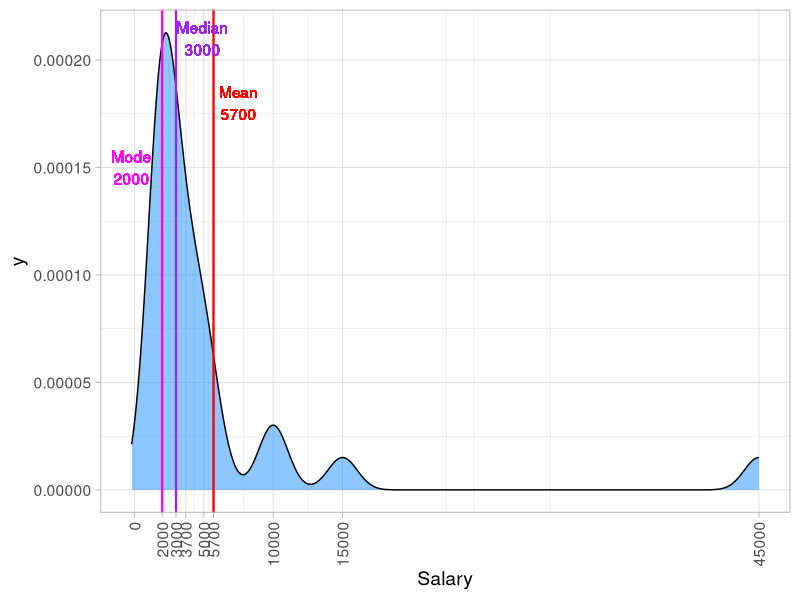
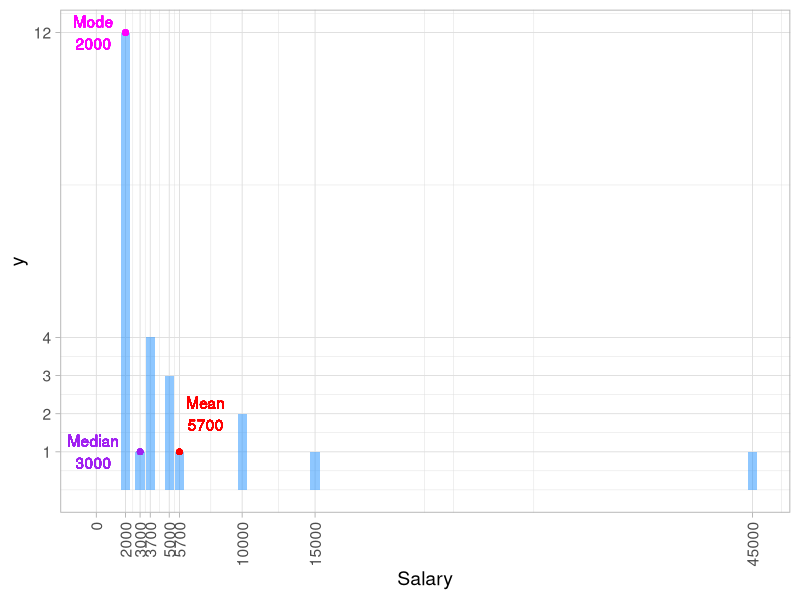
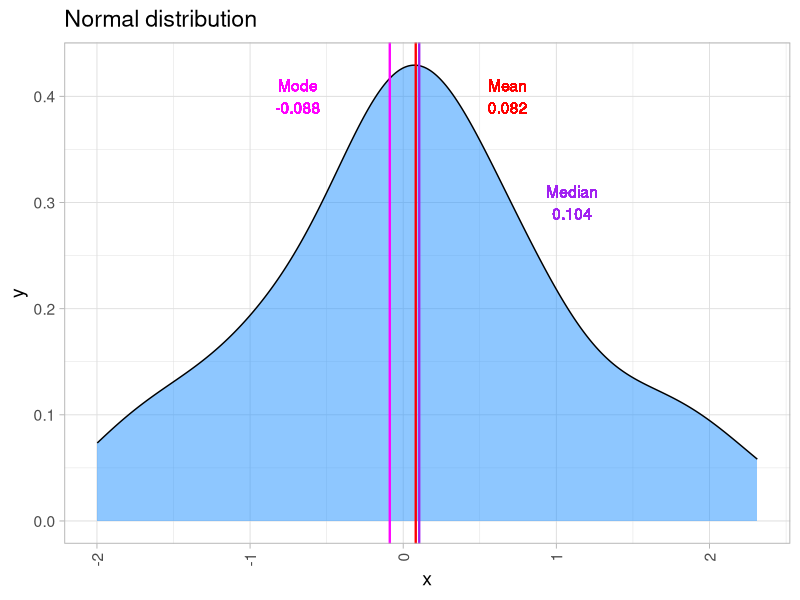
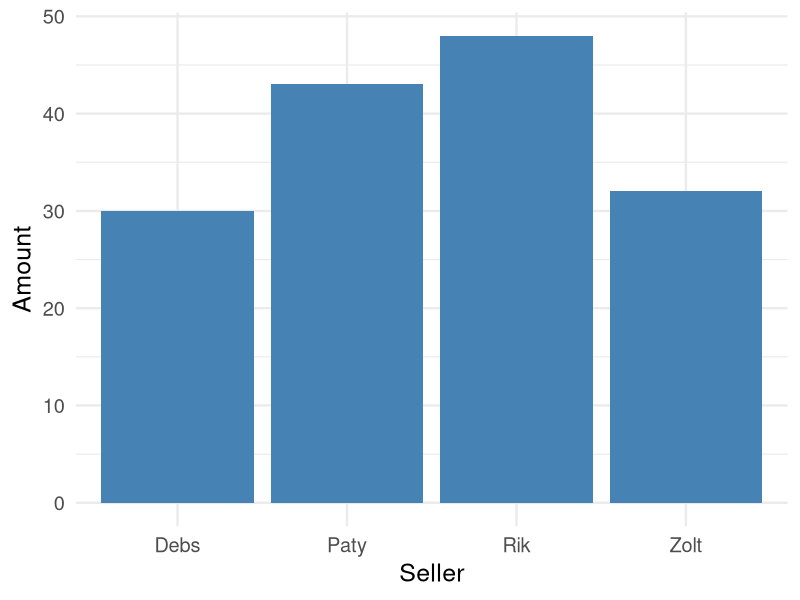
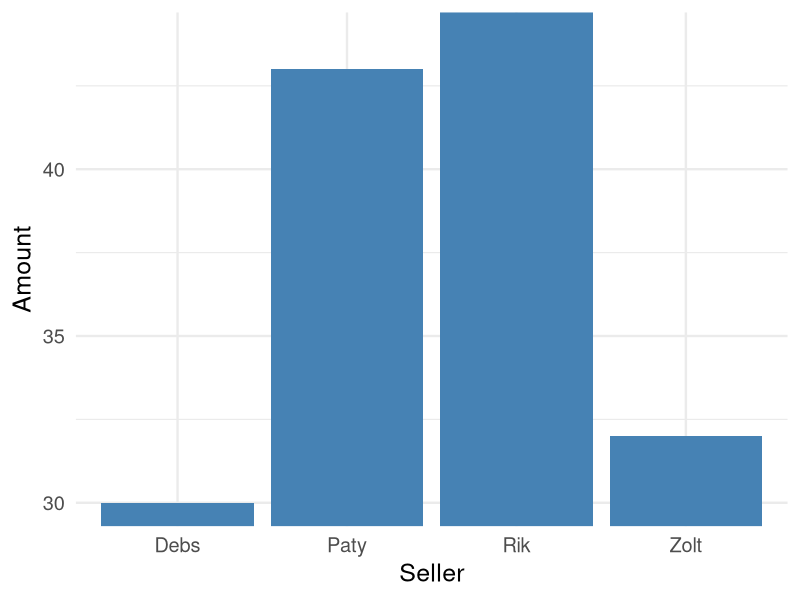
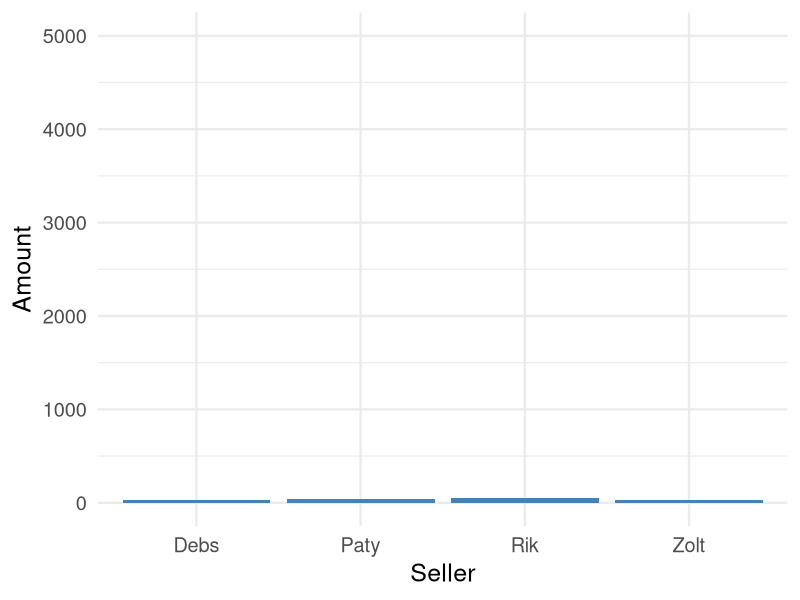

These figures' R source, in order:
## ---- chunk 1
df <- data.frame(
Salary= c("45,000", "15,000", "10,000", "5,700", "5,000", "3,700", "3,000", "2,000"),
Employees= c(1, 1, 2, 1, 3, 4, 1, 12),
Mean= c("", "", "", "(Mean)", "", "", "(Median)", "(Mode)")
)
## ---- chunk 2
# install.packages("kableExtra") ### https://stackoverflow.com/a/47184530/14361772
library(knitr)
library(kableExtra)
df |>  
  kable("html") |>
  kable_styling(font_size = 28)
## ---- chunk 3
df <- data.frame(
Salary= c(rep(45000, 1), 
          rep(15000, 1), 
          rep(10000, 2), 
          rep(5700, 1), 
          rep(5000, 3), 
          rep(3700, 4), 
          rep(3000, 1), 
          rep(2000, 12)),
Employees= c(rep(1, 1), 
             rep(1, 1), 
             rep(2, 2), 
             rep(1, 1), 
             rep(3, 3), 
             rep(4, 4), 
             rep(1, 1), 
             rep(12, 12))
)

# Filled Density Plot
# d <- density(df$Salary)
# plot(d, main="Kernel Density of Miles Per Gallon")

s.maen <- mean(df$Salary)
s.median <- median(df$Salary)
# mode
getmode <- function(v) {
   uniqv <- unique(v)
   uniqv[which.max(tabulate(match(v, uniqv)))]
}
# Calculate the mode
s.mode <- getmode(df$Salary)

## ---- chunk 4
library(ggplot2)
df |> 
  ggplot(aes(x=Salary)) +
  geom_density(fill="dodgerblue", alpha=0.5) +
  geom_vline(xintercept= s.maen, linewidth= 0.8, color="red") + 
  geom_text(aes(x=s.maen + 1800, y= 0.00018, label=paste0("Mean\n", s.maen)), color="red") +
  geom_vline(xintercept= s.median, linewidth= 0.8, color="purple") +
  geom_text(aes(x=s.median + 1900, y= 0.00021, label=paste0("Median\n", s.median)), color="purple") +
  geom_vline(xintercept= s.mode, linewidth= 0.8, color="magenta") + 
  geom_text(aes(x=s.mode - 2200, y= 0.00015, label=paste0("Mode\n", s.mode)), color="magenta") + 
  scale_x_continuous(breaks= c(0, unique(df$Salary))) + 
  guides(x =  guide_axis(angle = 90)) + 
  theme_light(base_size = 14) ### https://stackoverflow.com/a/11955528/14361772
## ---- chunk 5
df |> 
  ggplot(aes(x=Salary)) +
  geom_bar(fill="dodgerblue", alpha=0.5) + 
  # geom_vline(xintercept= s.maen, linewidth= 0.8, color="red") + 
  geom_point(x= s.maen, y= 1, color="red") +
  geom_text(aes(x=s.maen + 1800, y= 2, label=paste0("Mean\n", s.maen)), color="red") +
  # geom_vline(xintercept= s.median, linewidth= 0.8, color="purple") +
  geom_point(x= s.median, y= 1, color="purple") +
  geom_text(aes(x=s.median - 3200, y= 1, label=paste0("Median\n", s.median)), color="purple") +
  # geom_vline(xintercept= s.mode, linewidth= 0.8, color="magenta") + 
  geom_point(x= s.mode, y= 12, color="magenta") +
  geom_text(aes(x=s.mode - 2200, y= 12, label=paste0("Mode\n", s.mode)), color="magenta") + 
  scale_y_continuous(breaks= unique(df$Employees)) + 
  scale_x_continuous(breaks= c(0, unique(df$Salary))) + 
  guides(x =  guide_axis(angle = 90)) + 
  theme_light(base_size = 14) ### https://stackoverflow.com/a/11955528/14361772
## ---- chunk 6
set.seed(700)
x <- rnorm(50)
# hist(x, main = "Normal Distribution", col = "darkorange")
# d <- density(x)
# plot(d, main= "Normal Distribution", col = "darkorange")
df <- data.frame(x)
## ---- chunk 7
s.maen <- mean(df$x)
s.median <- median(df$x)
# mode
getmode <- function(v) {
   uniqv <- unique(v)
   uniqv[which.max(tabulate(match(v, uniqv)))]
}
# Calculate the mode
s.mode <- getmode(df$x)
## ---- chunk 8
df |> 
  ggplot(aes(x=x)) +
  geom_density(fill="dodgerblue", alpha=0.5) +
  geom_vline(xintercept= s.maen, linewidth= 0.8, color="red") + 
  geom_text(aes(x=s.maen + 0.6, y= 0.4, label=paste0("Mean\n", round(s.maen, 3))), color="red") +
  geom_vline(xintercept= s.median, linewidth= 0.8, color="purple") +
  geom_text(aes(x=s.median + 1, y= 0.3, label=paste0("Median\n", round(s.median, 3))), color="purple") +
  geom_vline(xintercept= s.mode, linewidth= 0.8, color="magenta") + 
  geom_text(aes(x=s.mode - 0.6, y= 0.4, label=paste0("Mode\n", round(s.mode ,3))), color="magenta") + 
  guides(x =  guide_axis(angle = 90)) +
  ggtitle("Normal distribution") + 
  theme_light(base_size = 14) ### https://stackoverflow.com/a/11955528/14361772
## ---- chunk 9
df <- data.frame(Seller= c("Rik", "Paty", "Zolt", "Debs"),
                Amount= c(48, 43, 32, 30))


library(ggplot2)
p <- ggplot(data=df, aes(x= Seller, y= Amount)) +
  geom_bar(stat="identity", fill="steelblue")+
  theme_minimal(base_size = 18)

## ---- chunk 10
p
## ---- chunk 11
p + coord_cartesian(ylim = c(30, 44)) 
## ---- chunk 12
p + coord_cartesian(ylim = c(0, 5000)) 
